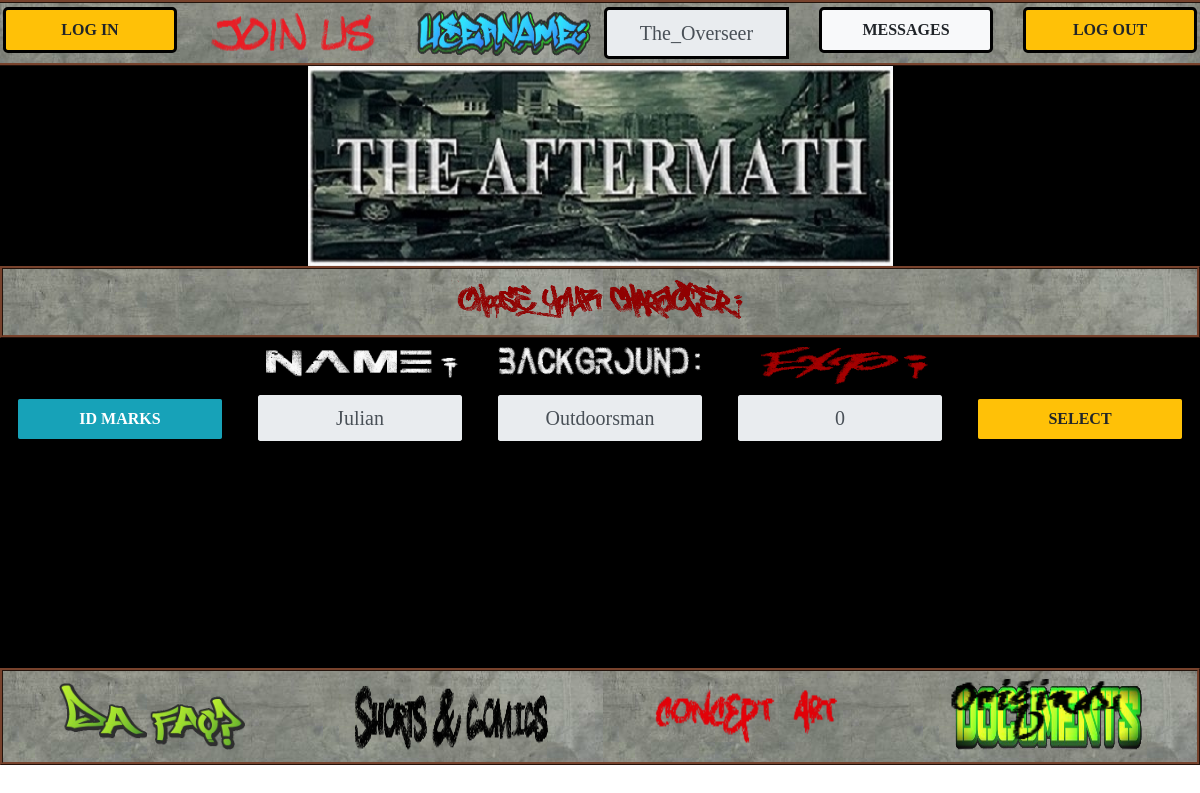
The app's page /characterSelect.php (signed in) with its own data.
### tables this page shows
CREATE TABLE `characters` (
  `ID` int(11) NOT NULL,
  `UserID` int(11) NOT NULL,
  `CharacterName` varchar(30) NOT NULL,
  `Picture` varchar(60) DEFAULT NULL,
  `Deceased` tinyint(1) NOT NULL,
  `ActiveGame` int(11) NOT NULL,
  `Background` varchar(30) NOT NULL,
  `Habitat` varchar(30) NOT NULL,
  `Age` tinyint(4) NOT NULL,
  `Sex` varchar(6) NOT NULL,
  `Ethnicity` varchar(20) NOT NULL,
  `HairColor` varchar(30) NOT NULL,
  `HairStyle` varchar(30) NOT NULL,
  `FacialHair` varchar(30) DEFAULT NULL,
  `EyeColor` varchar(20) NOT NULL,
  `SecondLanguage` varchar(20) DEFAULT NULL,
  `ThirdLanguage` varchar(20) DEFAULT NULL,
  `FourthLanguage` varchar(20) DEFAULT NULL,
  `FifthLanguage` varchar(20) DEFAULT NULL,
  `TotalExp` int(11) NOT NULL,
  `RemainingExp` int(11) NOT NULL
);

### characterSelect.php (the view, shortened to what this page needs)
<?php
    include("inc/config.php");
    $url = "http://".$_SERVER['HTTP_HOST'].$_SERVER['REQUEST_URI'];
    $game = parse_url($url, PHP_URL_QUERY);
    if (isset($game) == true){
        $target = 'games/'. $_SESSION['gameName'] .'_Play.php?';
        $focus = '#chat-area';
    } else {
        $target = 'characterManagement.php?';
        $focus = '#start';
    }
    $userID = $_SESSION['ID'];
?>
<!doctype html>
<html class="no-js" lang="en" dir="ltr">
    <head>
      <link rel="stylesheet" type="text/css" href="css/bootstrap.min.css" />
      <link rel="stylesheet" type="text/css" href="css/styles.css" />
    </head>
    <body>
        <?php include("header.php");
        ?>
        <div class="container-fluid black">
            <div class='row metal'>
                <div class='col py-2'>
                  <img src='img/graffiti/characterChoice.png' id='start' class='img-fluid h-100 mx-auto d-block' />
                </div>
            </div>
            <div class='row black'>
                <div class='col-md py-1 d-none d-md-block'></div>
                <div class='col-md py-1'>
                    <img src='img/graffiti/nameStencilWhite.png' class='img-fluid h-100 mx-auto d-none d-md-block' />
                </div>
                <div class='col-md py-1'>
                    <img src='img/graffiti/backgroundStencilWhite.png' class='img-fluid h-100 mx-auto d-none d-md-block' />
                </div>
                <div class='col-md py-1'>
                    <img src='img/graffiti/expStencilRed.png' class='img-fluid h-100 mx-auto d-none d-md-block' />
                </div>
                <div class='col-md py-1 d-none d-md-block'></div>
            </div>
            <div id='characterList'>
            <?php
                $sql = "SELECT ID, CharacterName, Background, TotalExp FROM characters WHERE UserID = '$userID' AND Deceased = '0' ";
                $result = $conn->query($sql);
                if ($result->num_rows > 0) {
                    while($row = $result->fetch_assoc()) {
                    echo "
                        <div class='row black'>
                            <div class='col-6 py-1 d-block d-md-none'>
                                <img src='img/graffiti/nameStencilWhite.png' class='img-fluid h-100 mx-auto' />
                            </div>
                            <div class='col-6 col-md order-md-2 py-1'>
                                <div class='input-group input-group-lg'>
                                    <input type='text' class='form-control border text-center' value='". $row['CharacterName'] ."' readonly />
                                </div>
                            </div>
                            <div class='col-6 py-1 d-block d-md-none'>
                                <img src='img/graffiti/backgroundStencilWhite.png' class='img-fluid h-100 mx-auto' />
                            </div>
                            <div class='col-6 col-md order-md-3 py-1'>
                                <div class='input-group input-group-lg'>
                                    <input type='text' class='form-control border text-center' value='". $row['Background'] ."' readonly />
                                </div>
                            </div>
                            <div class='col-6 py-1 d-block d-md-none'>
                                <img src='img/graffiti/expStencilRed.png' class='img-fluid h-100 mx-auto' />
                            </div>
                            <div class='col-6 col-md order-md-4 py-1'>
                                <div class='input-group input-group-lg'>
                                    <input type='text' class='form-control border text-center' value='". $row['TotalExp'] ."' readonly />
                                </div>
                            </div>
                            <div class='col-6 col-md order-md-1 py-2'>
                                <button class='btn btn-info btn-lg btn-block border idMarksBtn' data-reference='". $row['ID'] ."' type='button'>ID MARKS</button>
                            </div>
                            <div class='col-6 col-md order-md-5 py-2'>
                                <a href='". $target . $row['CharacterName'] . $focus ."' role='button' class='btn btn-warning btn-lg btn-block border'>SELECT</a>
                            </div>
                        </div>
                        <hr class='hr-white my-0 d-block d-md-none' />
                        ";
                    }
                }
            ?>
            </div>
            <?php include("footer.php"); ?>
        </div>
    </body>
</html>

### css/styles.css (style rules this page uses)
html { overflow: -moz-scrollbars-vertical; overflow-y: scroll; }
#characterList { min-height: 35vh; }
input { font-family: "Times New Roman", serif; }
.metal { background-image: url(../img/misc/metal.png); border-style: ridge; border-width: medium; border-color: #77422c; }
.black { background-color: black; }
.btn { font-family: "Times New Roman", serif; font-weight: bold; }
.border { border-width: medium !important; border-color: black !important; }
@media (min-width: 576px) { .btn { font-size: 1em; } }
@media (min-width: 768px) { .btn { font-size: 0.95em; } }
@media (min-width: 992px) { .btn { font-size: 1em; } }
@media (min-width: 1200px) { .btn { font-size: 1em; } }

### records on screen
characters: CharacterName "Julian", Background "Outdoorsman", TotalExp "0"
